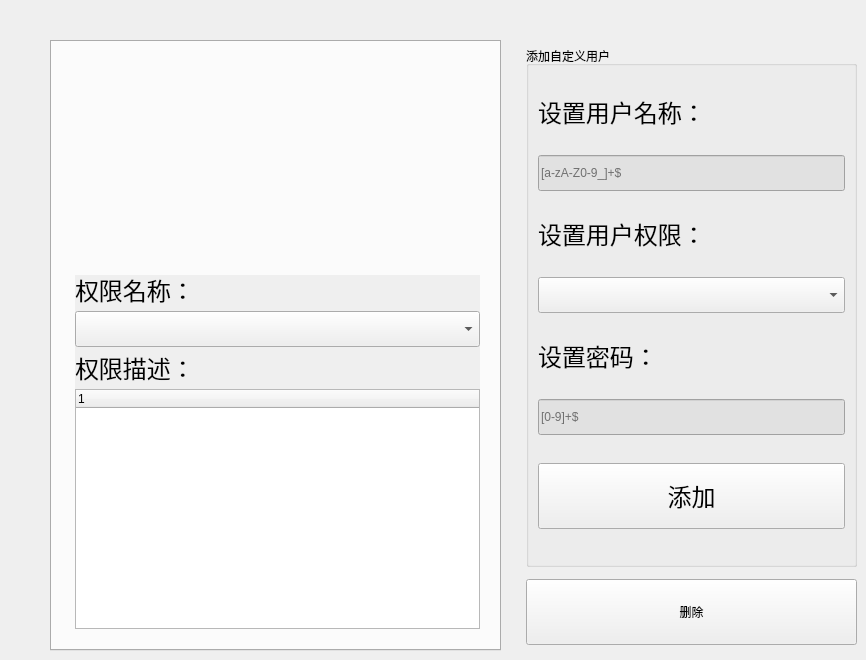
   <widget class="QWidget" name="tab_5">
    <attribute name="title">
     <string/>
    </attribute>
    <widget class="QTabWidget" name="tabWidget_Users">
     <property name="geometry">
      <rect>
       <x>50</x>
       <y>40</y>
       <width>451</width>
       <height>611</height>
      </rect>
     </property>
     <property name="font">
      <font>
       <family>幼圆</family>
       <pointsize>20</pointsize>
       <weight>50</weight>
       <italic>false</italic>
       <bold>false</bold>
      </font>
     </property>
     <property name="styleSheet">
      <string notr="true">font: 20pt &quot;幼圆&quot;;</string>
     </property>
     <property name="currentIndex">
      <number>-1</number>
     </property>
    </widget>
    <widget class="QWidget" name="widget_UsersChoice_2" native="true">
     <property name="enabled">
      <bool>true</bool>
     </property>
     <property name="geometry">
      <rect>
       <x>75</x>
       <y>275</y>
       <width>405</width>
       <height>354</height>
      </rect>
     </property>
     <property name="minimumSize">
      <size>
       <width>405</width>
       <height>354</height>
      </size>
     </property>
     <property name="maximumSize">
      <size>
       <width>405</width>
       <height>354</height>
      </size>
     </property>
     <property name="contextMenuPolicy">
      <enum>Qt::DefaultContextMenu</enum>
     </property>
     <property name="autoFillBackground">
      <bool>true</bool>
     </property>
     <property name="styleSheet">
      <string notr="true"/>
     </property>
     <layout class="QVBoxLayout" name="verticalLayout_26">
      <property name="sizeConstraint">
       <enum>QLayout::SetDefaultConstraint</enum>
      </property>
      <item>
       <widget class="QLabel" name="label_68">
        <property name="minimumSize">
         <size>
          <width>0</width>
          <height>30</height>
         </size>
        </property>
        <property name="maximumSize">
         <size>
          <width>16777215</width>
          <height>30</height>
         </size>
        </property>
        <property name="font">
         <font>
          <family>幼圆</family>
          <pointsize>18</pointsize>
          <weight>50</weight>
          <italic>false</italic>
          <bold>false</bold>
         </font>
        </property>
        <property name="styleSheet">
         <string>font: 18pt &quot;幼圆&quot;;</string>
        </property>
        <property name="text">
         <string>权限名称：</string>
        </property>
       </widget>
      </item>
      <item>
       <widget class="QComboBox" name="cB_Users">
        <property name="minimumSize">
         <size>
          <width>0</width>
          <height>36</height>
         </size>
        </property>
        <property name="maximumSize">
         <size>
          <width>16777215</width>
          <height>36</height>
         </size>
        </property>
        <property name="font">
         <font>
          <family>幼圆</family>
          <pointsize>18</pointsize>
          <weight>50</weight>
          <italic>false</italic>
          <bold>false</bold>
         </font>
        </property>
        <property name="styleSheet">
         <string notr="true">font: 18pt &quot;幼圆&quot;;</string>
        </property>
       </widget>
      </item>
      <item>
       <widget class="QLabel" name="label_69">
        <property name="minimumSize">
         <size>
          <width>0</width>
          <height>30</height>
         </size>
        </property>
        <property name="maximumSize">
         <size>
          <width>16777215</width>
          <height>30</height>
         </size>
        </property>
        <property name="font">
         <font>
          <family>幼圆</family>
          <pointsize>18</pointsize>
          <weight>50</weight>
          <italic>false</italic>
          <bold>false</bold>
         </font>
        </property>
        <property name="styleSheet">
         <string>font: 18pt &quot;幼圆&quot;;</string>
        </property>
        <property name="text">
         <string>权限描述：</string>
        </property>
       </widget>
      </item>
      <item>
       <widget class="QTreeWidget" name="treeWidget_2">
        <property name="styleSheet">
         <string notr="true">font: 18pt &quot;幼圆&quot;;</string>
        </property>
        <column>
         <property name="text">
          <string notr="true">1</string>
         </property>
        </column>
       </widget>
      </item>
     </layout>
    </widget>
    <widget class="QGroupBox" name="gB_User">
     <property name="geometry">
      <rect>
       <x>526</x>
       <y>46</y>
       <width>331</width>
       <height>521</height>
      </rect>
     </property>
     <property name="styleSheet">
      <string notr="true">font: 18pt &quot;幼圆&quot;;</string>
     </property>
     <property name="title">
      <string>添加自定义用户</string>
     </property>
     <layout class="QVBoxLayout" name="verticalLayout_25">
      <item>
       <widget class="QLabel" name="label_65">
        <property name="minimumSize">
         <size>
          <width>0</width>
          <height>30</height>
         </size>
        </property>
        <property name="maximumSize">
         <size>
          <width>16777215</width>
          <height>30</height>
         </size>
        </property>
        <property name="font">
         <font>
          <family>幼圆</family>
          <pointsize>18</pointsize>
          <weight>50</weight>
          <italic>false</italic>
          <bold>false</bold>
         </font>
        </property>
        <property name="styleSheet">
         <string notr="true">font: 18pt &quot;幼圆&quot;;</string>
        </property>
        <property name="text">
         <string>设置用户名称：</string>
        </property>
       </widget>
      </item>
      <item>
       <widget class="QLineEdit" name="lE_SetUserName">
        <property name="minimumSize">
         <size>
          <width>0</width>
          <height>36</height>
         </size>
        </property>
        <property name="maximumSize">
         <size>
          <width>16777215</width>
          <height>36</height>
         </size>
        </property>
        <property name="styleSheet">
         <string notr="true">background-color: rgb(225, 225, 225);
font: 18pt &quot;幼圆&quot;;</string>
        </property>
        <property name="text">
         <string/>
        </property>
        <property name="maxLength">
         <number>15</number>
        </property>
        <property name="placeholderText">
         <string>[a-zA-Z0-9_]+$</string>
        </property>
       </widget>
      </item>
      <item>
       <widget class="QLabel" name="label_66">
        <property name="minimumSize">
         <size>
          <width>0</width>
          <height>30</height>
         </size>
        </property>
        <property name="maximumSize">
         <size>
          <width>16777215</width>
          <height>30</height>
         </size>
        </property>
        <property name="font">
         <font>
          <family>幼圆</family>
          <pointsize>18</pointsize>
          <weight>50</weight>
          <italic>false</italic>
          <bold>false</bold>
         </font>
        </property>
        <property name="styleSheet">
         <string notr="true">font: 18pt &quot;幼圆&quot;;</string>
        </property>
        <property name="text">
         <string>设置用户权限：</string>
        </property>
       </widget>
      </item>
      <item>
       <widget class="QComboBox" name="cB_SetUserPermission">
        <property name="sizePolicy">
         <sizepolicy hsizetype="Preferred" vsizetype="Fixed">
          <horstretch>0</horstretch>
          <verstretch>0</verstretch>
         </sizepolicy>
        </property>
        <property name="minimumSize">
         <size>
          <width>0</width>
          <height>36</height>
         </size>
        </property>
        <property name="maximumSize">
         <size>
          <width>16777215</width>
          <height>36</height>
         </size>
        </property>
        <property name="font">
         <font>
          <family>幼圆</family>
          <pointsize>18</pointsize>
          <weight>50</weight>
          <italic>false</italic>
          <bold>false</bold>
         </font>
        </property>
        <property name="styleSheet">
         <string notr="true">font: 18pt &quot;幼圆&quot;;</string>
        </property>
       </widget>
      </item>
      <item>
       <widget class="QLabel" name="label_67">
        <property name="minimumSize">
         <size>
          <width>0</width>
          <height>30</height>
         </size>
        </property>
        <property name="maximumSize">
         <size>
          <width>16777215</width>
          <height>30</height>
         </size>
        </property>
        <property name="font">
         <font>
          <family>幼圆</family>
          <pointsize>18</pointsize>
          <weight>50</weight>
          <italic>false</italic>
          <bold>false</bold>
         </font>
        </property>
        <property name="styleSheet">
         <string notr="true">font: 18pt &quot;幼圆&quot;;</string>
        </property>
        <property name="text">
         <string>设置密码：</string>
        </property>
       </widget>
      </item>
      <item>
       <widget class="QLineEdit" name="lE_SetUserSecretNum">
        <property name="minimumSize">
         <size>
          <width>0</width>
          <height>36</height>
         </size>
        </property>
        <property name="maximumSize">
         <size>
          <width>16777215</width>
          <height>36</height>
         </size>
        </property>
        <property name="styleSheet">
         <string notr="true">background-color: rgb(225, 225, 225);
font: 18pt &quot;幼圆&quot;;</string>
        </property>
        <property name="maxLength">
         <number>15</number>
        </property>
        <property name="placeholderText">
         <string>[0-9]+$</string>
        </property>
       </widget>
      </item>
      <item>
       <widget class="QPushButton" name="pB_AddUser">
        <property name="minimumSize">
         <size>
          <width>33</width>
          <height>66</height>
         </size>
        </property>
        <property name="maximumSize">
         <size>
          <width>16777215</width>
          <height>66</height>
         </size>
        </property>
        <property name="font">
         <font>
          <family>幼圆</family>
          <pointsize>18</pointsize>
          <weight>50</weight>
          <italic>false</italic>
          <bold>false</bold>
         </font>
        </property>
        <property name="styleSheet">
         <string notr="true">font: 18pt &quot;幼圆&quot;;</string>
        </property>
        <property name="text">
         <string>添加</string>
        </property>
        <property name="checkable">
         <bool>true</bool>
        </property>
       </widget>
      </item>
     </layout>
    </widget>
    <widget class="QPushButton" name="pB_Users_Delete">
     <property name="geometry">
      <rect>
       <x>526</x>
       <y>579</y>
       <width>331</width>
       <height>66</height>
      </rect>
     </property>
     <property name="minimumSize">
      <size>
       <width>331</width>
       <height>66</height>
      </size>
     </property>
     <property name="maximumSize">
      <size>
       <width>331</width>
       <height>66</height>
      </size>
     </property>
     <property name="styleSheet">
      <string notr="true">QPushButton
{font: 20pt &quot;幼圆&quot;;}
</string>
     </property>
     <property name="text">
      <string>删除</string>
     </property>
     <property name="checkable">
      <bool>true</bool>
     </property>
    </widget>
   </widget>
